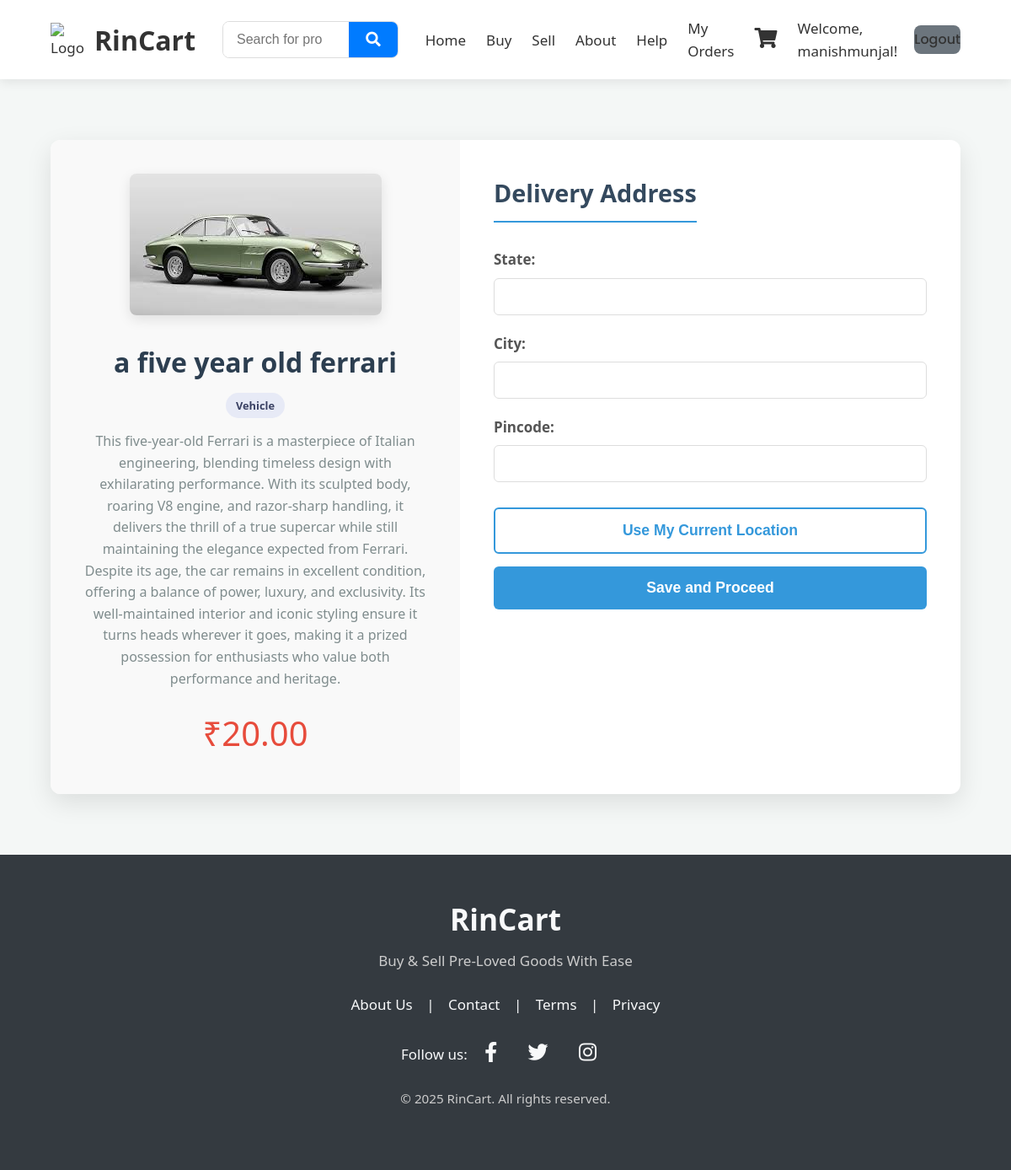
Screenshot of /address/1/ (signed in) with the database file from the repository.
### user_info/models.py (models this page shows, shortened)
class Product(models.Model):
    categories = [
        ("Electronics", "Electronics"),
        ("Books", "Books"),
        ("Vehicle", "Vehicle"),
        ("Houses & Flat for Rent", "Houses & Flat for Rent"),
        ("Houses & Flat for Sell", "Houses & Flat for Sell"),
        ("furniture", "Furniture"),
    ]
    title = models.CharField(max_length=200)
    description = models.TextField()
    price = models.DecimalField(max_digits=10, decimal_places=2)
    category = models.CharField(max_length=50, choices=categories)
    image = models.ImageField(
        upload_to='product_images/', blank=True, null=True)
    slug = models.SlugField(max_length=50,
                            blank=False,
                            null=False,
                            db_index=True,
                            help_text="unique URL path for the post")
    posted_by = models.ForeignKey(User,on_delete=models.CASCADE,blank=True,null = True)

### user_info/views.py (the view)
# urls.py: path('address/<int:product_id>/', views.address_view, name='address'),
@login_required
def address_view(request, product_id):
    product = get_object_or_404(Product, id=product_id)
    if request.method == "POST":
        form = AddressForm(request.POST)
        if form.is_valid():
            address = form.save(commit=False)
            address.user = request.user
            address.save()
            messages.success(request, "Address Saved Successfully")
            return redirect("payments", product_id=product.id)
        else:
            messages.error(request, "Try Again")
            return render(request, "user_info/address.html", {
                "product": product,
                "form": form
            })
    else:
        form = AddressForm()
    return render(request, "user_info/address.html", {
        "product": product,
        "form": form
    })

### user_info/forms.py
class AddressForm(forms.ModelForm):
    class Meta:
        model = UserAddress
        fields = [
                  'state',
                  'city',
                  'pincode',
                  ]

### user_info/templates/user_info/address.html (shortened to what this page needs)
{% extends "user_info/base.html" %}
{% load static %}
{% block extra_head %}
    <link rel="stylesheet" href="{% static 'user_info/address.css' %}">
{% endblock extra_head %}
{% block content %}
<div class="checkout-container">
    <div class="product-summary">
        {% if product.image %}
            <img src="{{ product.image.url }}" alt="{{ product.title }}" />
        {% endif %}
        <h1 class="product_title">{{ product.title }}</h1>
        <p class="product_category">{{ product.category }}</p>
        <p class="product_description">{{ product.description }}</p>
        <p class="product_price">₹{{ product.price }}</p>
    </div>
    <div class="address-form">
        <h2>Delivery Address</h2>
        <form method="POST" action="{% url 'address' product.id %}">
            {{ form.as_p }}
            <div class="form-buttons">
                <button type="button" id="getLocationBtn" class="btn btn-secondary">Use My Current Location</button>
                <button type="submit" class="btn btn-primary">Save and Proceed</button>
            </div>
        </form>
    </div>
</div>
{% endblock content %}

### user_info/templates/user_info/base.html (shortened to what this page needs)
{% load static %}
<!DOCTYPE html>
<html lang="en">
  <head>
    <link rel="stylesheet" href="{% static 'user_info/style.css' %}" />
    <link
      rel="stylesheet"
      href="https://cdnjs.cloudflare.com/ajax/libs/font-awesome/5.15.4/css/all.min.css"
    />
    {% block extra_head %}{% endblock extra_head %}
  </head>
  <body>
    <header class="header-section">
      <nav class="nav-bar">
        <div class="logo-container">
          <img
            src="{% static 'user_info/logo.png' %}"
            alt="Logo"
            class="logo"
          />
          <h1>RinCart</h1>
        </div>
        <form method="GET" action="{% url 'search_result' %}" class="search-form">
          <div class="search-container">
            <input type="search" name="query" placeholder="Search for products..." />
            <button type="submit" class="search-button">
              <i class="fas fa-search"></i>
            </button>
          </div>
        </form>
        <div class="navigation-section">
          <a href="{% url 'homepage' %}">Home</a>
          <a href="{% url 'buy' %}">Buy</a>
          <a href="{% url 'sell' %}">Sell</a>
          <a href="{% url 'about' %}">About</a>
          <a href="{% url 'help' %}">Help</a>
          <a href="{% url 'order-placed' %}">My Orders</a>
          <a href="{% url 'cart_view' %}" class="cart-link" aria-label="View Shopping Cart">
            <i class="fas fa-shopping-cart"></i>
          </a>
          {% if user.is_authenticated %}
          <div class="user-actions">
            <p class="user_name">Welcome, {{ user.username }}!</p>
            <a href="{% url 'logout' %}" class="logout-button">Logout</a>
          </div>
          {% else %}
          <div class="user-actions">
            <button class="sign-up-button">Sign Up</button>
            <button class="sign-in-button">Sign In</button>
          </div>
          {% endif %}
        </div>
      </nav>
    </header>
    <main class="main-content">
        {% block content %}{% endblock content %}
    </main>
    <footer class="page-footer">
      <div class="footer-content">
        <h2>RinCart</h2>
        <p>Buy & Sell Pre-Loved Goods With Ease</p>
        <nav class="footer-links must-read">
          <a href="/about">About Us</a> | <a href="/help">Contact</a> |
          <a href="/terms">Terms</a> |
          <a href="/privacy">Privacy</a>
        </nav>
        <div class="social-links connect">
          Follow us:
          <a href="#" aria-label="Facebook"><i class="fab fa-facebook-f"></i></a>
          <a href="#" aria-label="Twitter"><i class="fab fa-twitter"></i></a>
          <a href="#" aria-label="Instagram"><i class="fab fa-instagram"></i></a>
        </div>
        <p class="copyright">&copy; 2025 RinCart. All rights reserved.</p>
      </div>
    </footer>
  </body>
</html>

### user_info/static/user_info/style.css (style rules this page uses)
:root { --primary-color: #007bff; --primary-hover: #0056b3; --secondary-color: #6c757d; --text-color: #333; --background-color: #f8f9fa; --header-bg: #ffffff; --footer-bg: #343a40; --footer-text: #f8f9fa; --border-radius: 8px; --box-shadow: 0 4px 12px rgba(0, 0, 0, 0.08); --transition-speed: 0.3s ease; }
* { box-sizing: border-box; margin: 0; padding: 0; }
body { font-family: "Poppins", sans-serif; font-size: 17px; background-color: var(--background-color); color: var(--text-color); line-height: 1.7; display: flex; flex-direction: column; min-height: 100vh; }
h1, h2 { font-weight: 600; }
a { text-decoration: none; color: var(--primary-color); transition: color var(--transition-speed); }
img { max-width: 100%; height: auto; }
.header-section { background-color: var(--header-bg); box-shadow: var(--box-shadow); padding: 1rem 5%; position: sticky; top: 0; z-index: 1000; width: 100%; }
.nav-bar { display: flex; justify-content: space-between; align-items: center; max-width: 1400px; margin: 0 auto; }
.logo-container { display: flex; align-items: center; gap: 0.75rem; }
.logo-container h1 { font-size: 2rem; color: var(--text-color); }
.logo { height: 40px; width: 40px; }
.search-form { flex-grow: 1; max-width: 500px; margin: 0 2rem; }
.search-container { display: flex; width: 100%; border: 1px solid #ddd; border-radius: var(--border-radius); overflow: hidden; transition: box-shadow var(--transition-speed); }
.search-container input[type="search"] { border: none; padding: 0.75rem 1rem; font-size: 1rem; width: 100%; outline: none; }
.search-button { background-color: var(--primary-color); border: none; color: white; padding: 0 1.25rem; cursor: pointer; font-size: 1.1rem; transition: background-color var(--transition-speed); }
.navigation-section { display: flex; align-items: center; gap: 1.5rem; }
.navigation-section a { color: var(--text-color); font-weight: 500; position: relative; padding: 0.25rem 0; }
.navigation-section a::after { content: ""; position: absolute; bottom: 0; left: 0; width: 100%; height: 2px; background-color: var(--primary-color); transform: scaleX(0); transform-origin: bottom right; transition: transform var(--transition-speed); }
.cart-link i { font-size: 1.5rem; transition: transform var(--transition-speed); }
.user-actions { display: flex; align-items: center; gap: 0.75rem; }
.user_name { font-weight: 500; margin-right: 0.5rem; }
.sign-up-button, .sign-in-button, .logout-button { border: none; padding: 0.6rem 1.2rem; border-radius: var(--border-radius); cursor: pointer; font-weight: 500; font-family: "Poppins", sans-serif; transition: all var(--transition-speed); font-size: 1rem; }
.logout-button { background-color: var(--secondary-color); color: white; }
.main-content { flex-grow: 1; padding: 2rem 5%; }
.page-footer { background-color: var(--footer-bg); color: var(--footer-text); padding: 3rem 1rem; text-align: center; }
.footer-content h2 { font-size: 2.2rem; margin-bottom: 0.5rem; }
.footer-content p { margin-bottom: 1.5rem; color: #ccc; }
.footer-links a { color: var(--footer-text); margin: 0 0.75rem; transition: text-decoration var(--transition-speed); }
.social-links { margin: 1.5rem 0; }
.social-links a { color: var(--footer-text); font-size: 1.5rem; margin: 0 1rem; transition: transform var(--transition-speed), color var(--transition-speed); }
.copyright { margin-top: 1.5rem; font-size: 0.95rem; color: #aaa; }

### rows the page displays
Product: image (picture), title "a five year old ferrari", category "Vehicle", description "This five-year-old Ferrari is a masterpiece of Italian engineering, blending timeless design with exhilarating performance. With its sculpted body, roaring V8 engine, and razor-sharp handling, it delivers the thrill of a true supercar while still maintaining the elegance expected from Ferrari. Despite its age, the car remains in excellent condition, offering a balance of power, luxury, and exclusivity. Its well-maintained interior and iconic styling ensure it turns heads wherever it goes, making it a prized possession for enthusiasts who value both performance and heritage.", price "20.00"

### other values shown
{{ user.username }} "manishmunjal"
